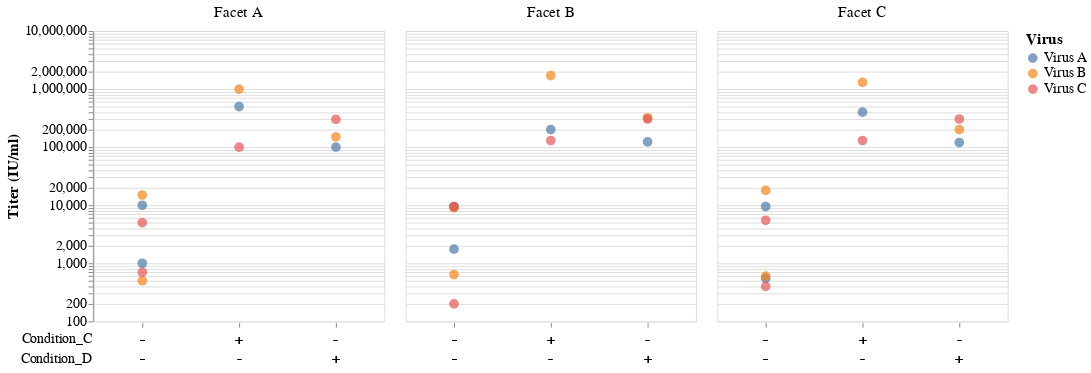

The notebook cell this image was saved under:
### Markdown cell above
Although you must specify at least one condition, you don't need to specify *all* conditions.

### Code cell
plot_titers(
    data,
    titer_col="Titer",
    condition_cols=["Condition_C", "Condition_D"],
    facet_col="Facet",
    color_col="Virus"
)

### Figure 1 — Vega-Lite specification as saved in the notebook (floating-point values rounded to 4 significant figures)
{"config": {"view": {"continuousWidth": 300, "continuousHeight": 300}}, "vconcat": [{"mark": {"type": "point", "filled": true, "size": 100}, "encoding": {"color": {"field": "Virus", "legend": {"labelFontSize": 14, "title": "Virus", "titleFontSize": 16}, "type": "nominal"}, "column": {"field": "Facet", "header": {"labelFontSize": 16, "labels": true, "title": null}, "type": "nominal"}, "tooltip": [{"field": "Titer", "type": "quantitative"}, {"field": "Virus", "type": "nominal"}, {"field": "Facet", "type": "nominal"}, {"field": "Condition_A", "type": "nominal"}, {"field": "Condition_B", "type": "nominal"}, {"field": "Condition_C", "type": "nominal"}, {"field": "Condition_D", "type": "nominal"}], "x": {"axis": {"domain": false, "grid": false, "labelFontSize": 14, "labels": false, "ticks": true, "title": null}, "field": "ID", "type": "nominal"}, "y": {"axis": {"labelFontSize": 14, "titleFontSize": 16}, "field": "Titer", "scale": {"type": "log"}, "title": "Titer (IU/ml)", "type": "quantitative"}}, "width": 300}, {"mark": {"type": "text", "size": 15}, "encoding": {"column": {"field": "Facet", "header": {"labels": false, "title": null}, "type": "nominal"}, "text": {"field": "Text", "type": "nominal"}, "x": {"axis": null, "field": "ID", "type": "nominal"}, "y": {"axis": {"domain": false, "grid": false, "labelFontSize": 14, "ticks": false, "title": null}, "field": "Condition", "type": "nominal"}}, "transform": [{"fold": ["Condition_C", "Condition_D"], "as": ["Condition", "Text"]}], "view": {"strokeWidth": 1e-05}, "width": 300}], "data": {"name": "data-2fbf45a6c7a3362d82a975156f9cb451"}, "spacing": 0, "title": {"text": "", "align": "center", "anchor": "middle", "fontSize": 20, "offset": 20}, "$schema": "https://vega.github.io/schema/vega-lite/v5.20.1.json", "datasets": {"data-2fbf45a6c7a3362d82a975156f9cb451": [{"Titer": 1000, "Virus": "Virus A", "Facet": "Facet A", "Condition_A": "+", "Condition_B": "-", "Condition_C": "-", "Condition_D": "-", "ID": ""}, {"Titer": 10000, "Virus": "Virus A", "Facet": "Facet A", "Condition_A": "+", "Condition_B": "+", "Condition_C": "-", "Condition_D": "-", "ID": ""}, {"Titer": 100000, "Virus": "Virus A", "Facet": "Facet A", "Condition_A": "+", "Condition_B": "+", "Condition_C": "-", "Condition_D": "+", "ID": "D"}, {"Titer": 500000, "Virus": "Virus A", "Facet": "Facet A", "Condition_A": "+", "Condition_B": "+", "Condition_C": "+", "Condition_D": "-", "ID": "C"}, {"Titer": 500, "Virus": "Virus B", "Facet": "Facet A", "Condition_A": "+", "Condition_B": "-", "Condition_C": "-", "Condition_D": "-", "ID": ""}, {"Titer": 15000, "Virus": "Virus B", "Facet": "Facet A", "Condition_A": "+", "Condition_B": "+", "Condition_C": "-", "Condition_D": "-", "ID": ""}, {"Titer": 150000, "Virus": "Virus B", "Facet": "Facet A", "Condition_A": "+", "Condition_B": "+", "Condition_C": "-", "Condition_D": "+", "ID": "D"}, {"Titer": 1000000, "Virus": "Virus B", "Facet": "Facet A", "Condition_A": "+", "Condition_B": "+", "Condition_C": "+", "Condition_D": "-", "ID": "C"}, {"Titer": 700, "Virus": "Virus C", "Facet": "Facet A", "Condition_A": "+", "Condition_B": "-", "Condition_C": "-", "Condition_D": "-", "ID": ""}, {"Titer": 5000, "Virus": "Virus C", "Facet": "Facet A", "Condition_A": "+", "Condition_B": "+", "Condition_C": "-", "Condition_D": "-", "ID": ""}, {"Titer": 300000, "Virus": "Virus C", "Facet": "Facet A", "Condition_A": "+", "Condition_B": "+", "Condition_C": "-", "Condition_D": "+", "ID": "D"}, {"Titer": 100000, "Virus": "Virus C", "Facet": "Facet A", "Condition_A": "+", "Condition_B": "+", "Condition_C": "+", "Condition_D": "-", "ID": "C"}, {"Titer": 1750, "Virus": "Virus A", "Facet": "Facet B", "Condition_A": "+", "Condition_B": "-", "Condition_C": "-", "Condition_D": "-", "ID": ""}, {"Titer": 9500, "Virus": "Virus A", "Facet": "Facet B", "Condition_A": "+", "Condition_B": "+", "Condition_C": "-", "Condition_D": "-", "ID": ""}, {"Titer": 123000, "Virus": "Virus A", "Facet": "Facet B", "Condition_A": "+", "Condition_B": "+", "Condition_C": "-", "Condition_D": "+", "ID": "D"}, {"Titer": 200000, "Virus": "Virus A", "Facet": "Facet B", "Condition_A": "+", "Condition_B": "+", "Condition_C": "+", "Condition_D": "-", "ID": "C"}, {"Titer": 640, "Virus": "Virus B", "Facet": "Facet B", "Condition_A": "+", "Condition_B": "-", "Condition_C": "-", "Condition_D": "-", "ID": ""}, {"Titer": 9000, "Virus": "Virus B", "Facet": "Facet B", "Condition_A": "+", "Condition_B": "+", "Condition_C": "-", "Condition_D": "-", "ID": ""}, {"Titer": 320000, "Virus": "Virus B", "Facet": "Facet B", "Condition_A": "+", "Condition_B": "+", "Condition_C": "-", "Condition_D": "+", "ID": "D"}, {"Titer": 1700000, "Virus": "Virus B", "Facet": "Facet B", "Condition_A": "+", "Condition_B": "+", "Condition_C": "+", "Condition_D": "-", "ID": "C"}, {"Titer": 200, "Virus": "Virus C", "Facet": "Facet B", "Condition_A": "+", "Condition_B": "-", "Condition_C": "-", "Condition_D": "-", "ID": ""}, {"Titer": 9500, "Virus": "Virus C", "Facet": "Facet B", "Condition_A": "+", "Condition_B": "+", "Condition_C": "-", "Condition_D": "-", "ID": ""}, {"Titer": 305000, "Virus": "Virus C", "Facet": "Facet B", "Condition_A": "+", "Condition_B": "+", "Condition_C": "-", "Condition_D": "+", "ID": "D"}, {"Titer": 130000, "Virus": "Virus C", "Facet": "Facet B", "Condition_A": "+", "Condition_B": "+", "Condition_C": "+", "Condition_D": "-", "ID": "C"}, {"Titer": 550, "Virus": "Virus A", "Facet": "Facet C", "Condition_A": "+", "Condition_B": "-", "Condition_C": "-", "Condition_D": "-", "ID": ""}, {"Titer": 9500, "Virus": "Virus A", "Facet": "Facet C", "Condition_A": "+", "Condition_B": "+", "Condition_C": "-", "Condition_D": "-", "ID": ""}, {"Titer": 120000, "Virus": "Virus A", "Facet": "Facet C", "Condition_A": "+", "Condition_B": "+", "Condition_C": "-", "Condition_D": "+", "ID": "D"}, {"Titer": 400000, "Virus": "Virus A", "Facet": "Facet C", "Condition_A": "+", "Condition_B": "+", "Condition_C": "+", "Condition_D": "-", "ID": "C"}, {"Titer": 600, "Virus": "Virus B", "Facet": "Facet C", "Condition_A": "+", "Condition_B": "-", "Condition_C": "-", "Condition_D": "-", "ID": ""}, {"Titer": 18000, "Virus": "Virus B", "Facet": "Facet C", "Condition_A": "+", "Condition_B": "+", "Condition_C": "-", "Condition_D": "-", "ID": ""}, {"Titer": 200000, "Virus": "Virus B", "Facet": "Facet C", "Condition_A": "+", "Condition_B": "+", "Condition_C": "-", "Condition_D": "+", "ID": "D"}, {"Titer": 1300000, "Virus": "Virus B", "Facet": "Facet C", "Condition_A": "+", "Condition_B": "+", "Condition_C": "+", "Condition_D": "-", "ID": "C"}, {"Titer": 400, "Virus": "Virus C", "Facet": "Facet C", "Condition_A": "+", "Condition_B": "-", "Condition_C": "-", "Condition_D": "-", "ID": ""}, {"Titer": 5500, "Virus": "Virus C", "Facet": "Facet C", "Condition_A": "+", "Condition_B": "+", "Condition_C": "-", "Condition_D": "-", "ID": ""}, {"Titer": 305000, "Virus": "Virus C", "Facet": "Facet C", "Condition_A": "+", "Condition_B": "+", "Condition_C": "-", "Condition_D": "+", "ID": "D"}, {"Titer": 130000, "Virus": "Virus C", "Facet": "Facet C", "Condition_A": "+", "Condition_B": "+", "Condition_C": "+", "Condition_D": "-", "ID": "C"}]}}
